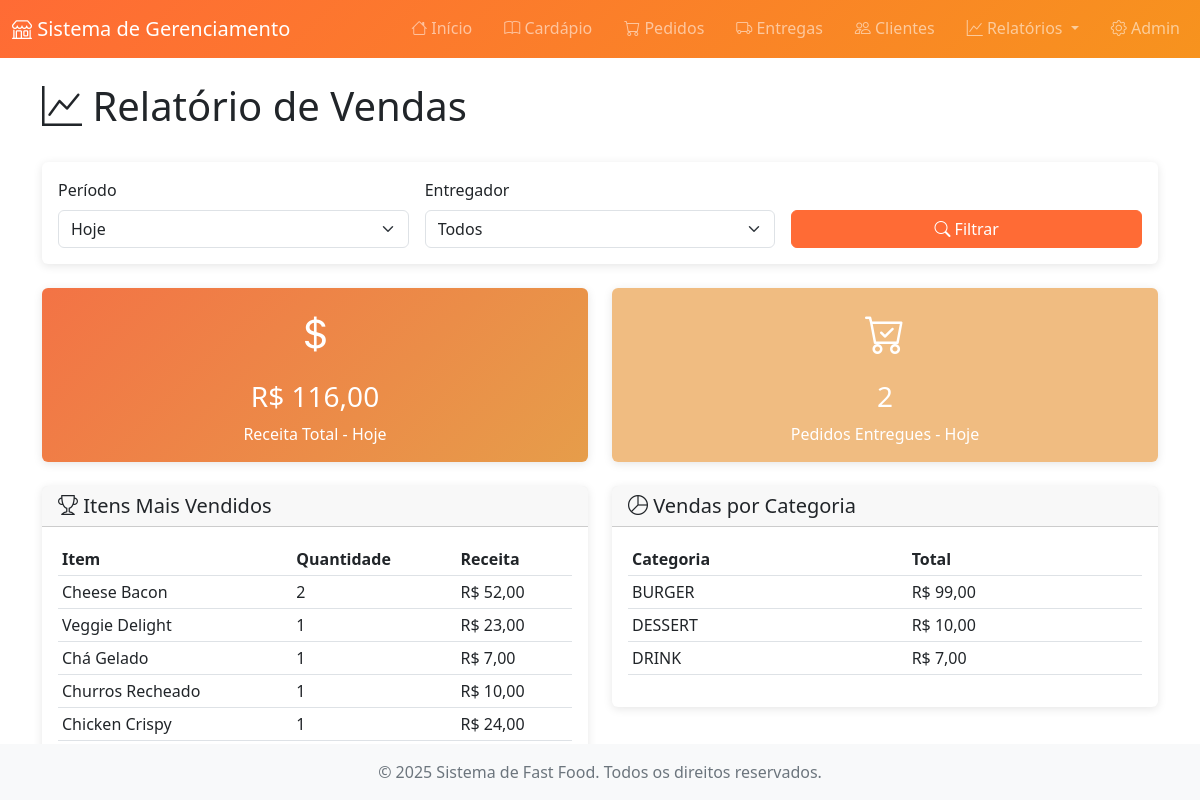
The app's page /relatorios/vendas/ with its own data.
### menu/models.py (models this page shows, shortened)
class MenuItem(models.Model):
    CATEGORY_CHOICES = [
        ('BURGER', 'Hambúrguer'),
        ('PIZZA', 'Pizza'),
        ('DRINK', 'Bebida'),
        ('DESSERT', 'Sobremesa'),
        ('SIDE', 'Acompanhamento'),
    ]
    name = models.CharField('Nome', max_length=200)
    description = models.TextField('Descrição')
    price = models.DecimalField('Preço', max_digits=10, decimal_places=2)
    category = models.CharField('Categoria', max_length=20, choices=CATEGORY_CHOICES)
    image = models.ImageField('Imagem', upload_to='menu/', blank=True, null=True)
    available = models.BooleanField('Disponível', default=True)
    created_at = models.DateTimeField('Criado em', auto_now_add=True)
    updated_at = models.DateTimeField('Atualizado em', auto_now=True)
    class Meta:
        verbose_name = 'Item do Cardápio'
        verbose_name_plural = 'Itens do Cardápio'
        ordering = ['category', 'name']

### reports/views.py (the view)
# urls.py: path('vendas/', views.sales_report, name='sales'),
def sales_report(request):
    period = request.GET.get('period', 'daily')
    delivery_person_id = request.GET.get('delivery_person')
    now = timezone.now()
    if period == 'daily':
        start_date = now.replace(hour=0, minute=0, second=0, microsecond=0)
        period_label = 'Hoje'
    elif period == 'weekly':
        start_date = now - timedelta(days=7)
        period_label = 'Últimos 7 dias'
    elif period == 'monthly':
        start_date = now - timedelta(days=30)
        period_label = 'Últimos 30 dias'
    else:
        start_date = None
        period_label = 'Todo o período'
    orders = Order.objects.filter(status='DELIVERED')
    if start_date:
        orders = orders.filter(created_at__gte=start_date)
    if delivery_person_id:
        orders = orders.filter(delivery__delivery_person_id=delivery_person_id)
    total_revenue = orders.aggregate(total=Sum('total_price'))['total'] or 0
    total_orders = orders.count()
    best_selling = OrderItem.objects.filter(
        order__in=orders
    ).values(
        'menu_item__name'
    ).annotate(
        total_quantity=Sum('quantity'),
        total_revenue=Sum('price')
    ).order_by('-total_quantity')[:10]
    category_sales = OrderItem.objects.filter(
        order__in=orders
    ).values(
        'menu_item__category'
    ).annotate(
        total=Sum('price')
    ).order_by('-total')
    delivery_persons = DeliveryPerson.objects.all()
    context = {
        'period': period,
        'period_label': period_label,
        'total_revenue': total_revenue,
        'total_orders': total_orders,
        'best_selling': best_selling,
        'category_sales': category_sales,
        'delivery_persons': delivery_persons,
        'selected_delivery_person': delivery_person_id,
    }
    return render(request, 'reports/sales_report.html', context)

### templates/reports/sales_report.html (shortened to what this page needs)
{% extends 'base.html' %}
{% block content %}
<div class="row mb-4">
    <div class="col-12">
        <h1><i class="bi bi-graph-up"></i> Relatório de Vendas</h1>
    </div>
</div>
<div class="row mb-4">
    <div class="col-12">
        <div class="card">
            <div class="card-body">
                <form method="get" class="row g-3">
                    <div class="col-md-4">
                        <label class="form-label">Período</label>
                        <select name="period" class="form-select">
                            <option value="daily" {% if period == 'daily' %}selected{% endif %}>Hoje</option>
                        </select>
                    </div>
                    <div class="col-md-4">
                        <label class="form-label">Entregador</label>
                        <select name="delivery_person" class="form-select">
                            <option value="">Todos</option>
                        </select>
                    </div>
                    <div class="col-md-4 d-flex align-items-end">
                        <button type="submit" class="btn btn-primary w-100">
                            <i class="bi bi-search"></i> Filtrar
                        </button>
                    </div>
                </form>
            </div>
        </div>
    </div>
</div>
<div class="row g-4 mb-4">
    <div class="col-md-6">
        <div class="card stat-card success">
            <div class="card-body text-center">
                <i class="bi bi-currency-dollar fs-1"></i>
                <h3 class="mt-3">R$ {{ total_revenue|floatformat:2 }}</h3>
                <p class="mb-0">Receita Total - {{ period_label }}</p>
            </div>
        </div>
    </div>
    <div class="col-md-6">
        <div class="card stat-card info">
            <div class="card-body text-center">
                <i class="bi bi-cart-check fs-1"></i>
                <h3 class="mt-3">{{ total_orders }}</h3>
                <p class="mb-0">Pedidos Entregues - {{ period_label }}</p>
            </div>
        </div>
    </div>
</div>
<div class="row g-4">
    <div class="col-md-6">
        <div class="card">
            <div class="card-header">
                <h5 class="mb-0"><i class="bi bi-trophy"></i> Itens Mais Vendidos</h5>
            </div>
            <div class="card-body">
                <div class="table-responsive">
                    <table class="table table-sm">
                        <thead>
                            <tr>
                                <th>Item</th>
                                <th>Quantidade</th>
                                <th>Receita</th>
                            </tr>
                        </thead>
                        <tbody>
                            {% for item in best_selling %}
                                <tr>
                                    <td>{{ item.menu_item__name }}</td>
                                    <td>{{ item.total_quantity }}</td>
                                    <td>R$ {{ item.total_revenue|floatformat:2 }}</td>
                                </tr>
                            {% empty %}
                                <tr>
                                    <td colspan="3" class="text-center">Nenhum dado disponível</td>
                                </tr>
                            {% endfor %}
                        </tbody>
                    </table>
                </div>
            </div>
        </div>
    </div>
    <div class="col-md-6">
        <div class="card">
            <div class="card-header">
                <h5 class="mb-0"><i class="bi bi-pie-chart"></i> Vendas por Categoria</h5>
            </div>
            <div class="card-body">
                <div class="table-responsive">
                    <table class="table table-sm">
                        <thead>
                            <tr>
                                <th>Categoria</th>
                                <th>Total</th>
                            </tr>
                        </thead>
                        <tbody>
                            {% for cat in category_sales %}
                                <tr>
                                    <td>{{ cat.menu_item__category }}</td>
                                    <td>R$ {{ cat.total|floatformat:2 }}</td>
                                </tr>
                            {% empty %}
                                <tr>
                                    <td colspan="2" class="text-center">Nenhum dado disponível</td>
                                </tr>
                            {% endfor %}
                        </tbody>
                    </table>
                </div>
            </div>
        </div>
    </div>
</div>
{% endblock %}

### templates/base.html (style rules this page uses)
:root { --primary-color: #ff6b35; --secondary-color: #f7931e; --dark-color: #2c3e50; }
.btn-primary { background-color: var(--primary-color); border-color: var(--primary-color); }
.card { border: none; box-shadow: 0 2px 10px rgba(0,0,0,0.1); transition: transform 0.2s; }
.stat-card { background: linear-gradient(135deg, #ec6534 0%, #f37345 100%); color: white; }
.stat-card.success { background: linear-gradient(135deg, #f37345 0%, #e69d4a 100%); }
.stat-card.info { background: linear-gradient(135deg, #f0bc81 0%, #f0bc81 100%); }

### records on screen
MenuItem: menu_item__name "Cheese Bacon", total_quantity "2", total_revenue "52,00"
MenuItem: menu_item__name "Veggie Delight", total_quantity "1", total_revenue "23,00"
MenuItem: menu_item__name "Chá Gelado", total_quantity "1", total_revenue "7,00"
MenuItem: menu_item__name "Churros Recheado", total_quantity "1", total_revenue "10,00"
MenuItem: menu_item__name "Chicken Crispy", total_quantity "1", total_revenue "24,00"

### other values on screen
{{ total_revenue|floatformat:2 }} "116,00"
{{ period_label }} "Hoje"
{{ total_orders }} "2"
{{ cat.menu_item__category }} "BURGER" "DESSERT" "DRINK"
{{ cat.total|floatformat:2 }} "99,00" "10,00" "7,00"
